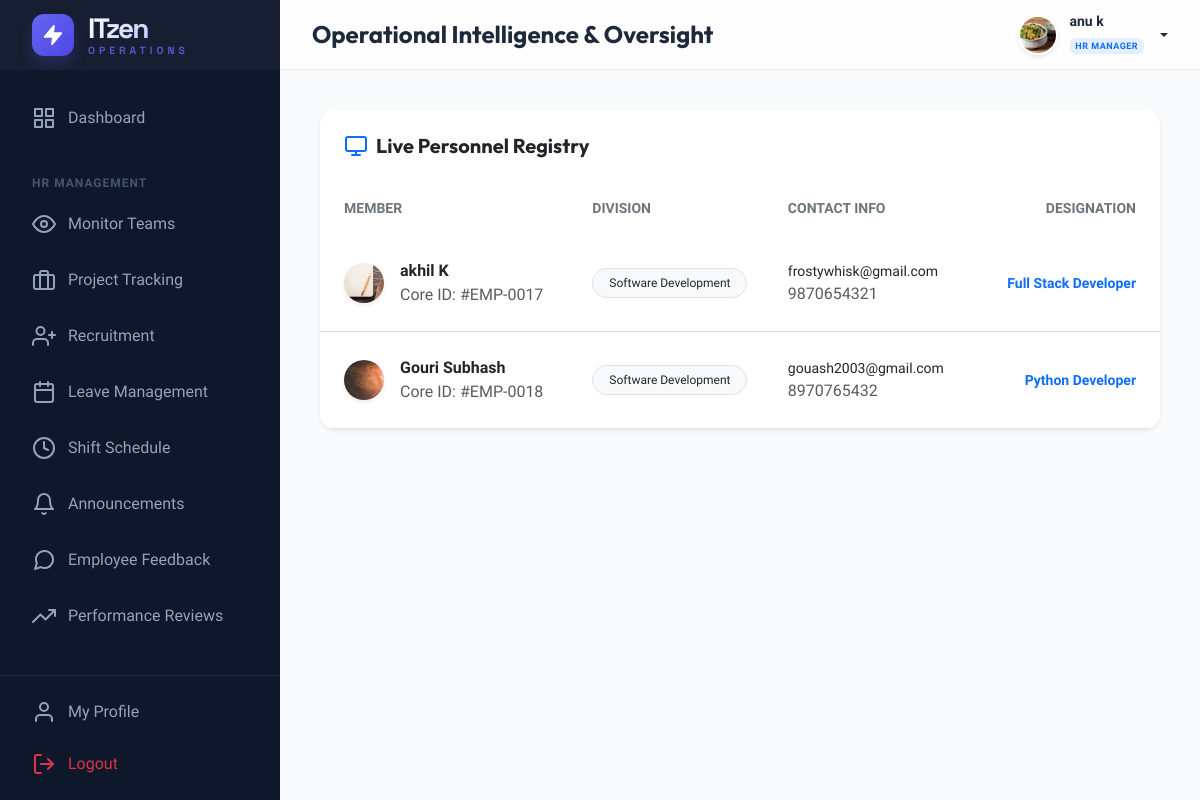
/hr/monitor/ (signed in), run on the app's committed database.
### management/models.py (models this page shows, shortened)
class CustomUser(AbstractUser):
    ROLE_CHOICES = (
        ('ADMIN', 'Admin'),
        ('HR', 'HR Manager'),
        ('EMPLOYEE', 'Employee'),
    )
    DEPT_CHOICES = (
        ('DEVELOPMENT', 'Software Development'),
        ('DESIGN', 'UI/UX Design'),
        ('QA', 'Quality Assurance'),
        ('HR', 'Human Resources'),
        ('MARKETING', 'Digital Marketing'),
        ('SALES', 'Sales & Business'),
        ('SUPPORT', 'IT Support & Security'),
    )
    LEVEL_CHOICES = (
        ('JUNIOR', 'Junior Level (Level 1)'),
        ('INTERMEDIATE', 'Intermediate (Level 2)'),
        ('SENIOR', 'Senior Level (Level 3)'),
        ('LEAD', 'Lead Level (Level 4)'),
        ('EXPERT', 'Expert Level (Level 5)'),
    )
    role = models.CharField(max_length=20, choices=ROLE_CHOICES, default='EMPLOYEE')
    phone = models.CharField(max_length=15, blank=True, null=True)
    profile_pic = models.ImageField(upload_to='profile_pics/', blank=True, null=True)
    department = models.CharField(max_length=50, choices=DEPT_CHOICES, blank=True, null=True)
    designation = models.CharField(max_length=100, blank=True, null=True)
    level = models.CharField(max_length=20, choices=LEVEL_CHOICES, default='JUNIOR')
    date_of_joining = models.DateField(blank=True, null=True)
    def is_admin(self):
        return self.role == 'ADMIN' or self.is_superuser
    def is_hr(self):
        return self.role == 'HR'
    def is_employee(self):
        return self.role == 'EMPLOYEE' and not self.is_superuser and not self.role == 'HR'

### management/views.py (the view)
# urls.py: path('hr/monitor/', views.hr_monitor, name='hr_monitor'),
@login_required
def hr_monitor(request):
    if not (request.user.is_hr() or request.user.is_admin()): return redirect('dashboard')
    from django.utils import timezone
    today = timezone.now().date()
    employees = CustomUser.objects.filter(role='EMPLOYEE')
    if not request.user.is_admin():
        employees = employees.filter(department=request.user.department)
    employees = employees.prefetch_related(
        Prefetch('attendance', queryset=Attendance.objects.filter(date=today), to_attr='today_attendance'),
        Prefetch('shifts', queryset=Shift.objects.filter(day_of_week=today.weekday()), to_attr='today_shift'),
        'projects',
        'assigned_tasks__project'
    )
    return render(request, 'hr/monitor.html', {'employees': employees})

### templates/hr/monitor.html (shortened to what this page needs)
{% extends 'base.html' %}
{% block page_title %}Operational Intelligence & Oversight{% endblock %}
{% block content %}
<div class="card border-0 shadow-sm overflow-hidden">
    <div class="card-header bg-white border-0 p-4">
        <h5 class="mb-0 fw-bold d-flex align-items-center gap-2">
            <i data-feather="monitor" class="text-primary"></i> Live Personnel Registry
        </h5>
    </div>
    <div class="table-responsive">
        <table class="table table-hover align-middle mb-0">
            <thead class="bg-light bg-opacity-50">
                <tr>
                    <th class="ps-4 py-3 border-0 text-secondary small text-uppercase">Member</th>
                    <th class="py-3 border-0 text-secondary small text-uppercase">Division</th>
                    <th class="py-3 border-0 text-secondary small text-uppercase">Contact Info</th>
                    <th class="pe-4 py-3 border-0 text-secondary small text-uppercase text-end">Designation</th>
                </tr>
            </thead>
            <tbody>
                {% for e in employees %}
                <tr data-bs-toggle="modal" data-bs-target="#empDetails{{ e.id }}" style="cursor: pointer;">
                    <td class="ps-4 py-4">
                        <div class="d-flex align-items-center gap-3">
                            <img src="{% if e.profile_pic %}{{ e.profile_pic.url }}{% else %}https://ui-avatars.com/api/?name={{ e.username }}&background=6366f1&color=fff{% endif %}"
                                class="rounded-circle shadow-sm" width="40" height="40" style="object-fit: cover;">
                            <div>
                                <div class="fw-bold text-dark">{{ e.get_full_name|default:e.username }}</div>
                                <div class="extra-small text-muted">Core ID: #EMP-{{ e.id|stringformat:"04d" }}</div>
                            </div>
                        </div>
                    </td>
                    <td class="py-4">
                        <span class="badge bg-light text-dark border px-3 py-2 fw-medium rounded-pill">
                            {{ e.get_department_display|default:"Unassigned" }}
                        </span>
                    </td>
                    <td class="py-4">
                        <div class="small fw-medium text-dark">{{ e.email }}</div>
                        <div class="extra-small text-muted">{{ e.phone|default:"No active contact" }}</div>
                    </td>
                    <td class="pe-4 py-4 text-end">
                        <span class="fw-bold text-primary small">
                            {{ e.designation|default:"Staff Member" }}
                        </span>
                    </td>
                </tr>
                {% endfor %}
            </tbody>
        </table>
    </div>
</div>
{% endblock %}

### templates/base.html (shortened to what this page needs)
{% load static %}
<!DOCTYPE html>
<html lang="en">
<head>
    <link href="https://cdn.jsdelivr.net/npm/bootstrap@5.3.2/dist/css/bootstrap.min.css" rel="stylesheet">
</head>
<body>
    <aside class="sidebar" id="sidebar">
        <div class="sidebar-header">
            <a href="{% url 'dashboard' %}" class="sidebar-logo">
                <div class="logo-circle">
                    <i data-feather="zap" style="width: 22px; height: 22px; fill: #fff;"></i>
                </div>
                <div class="logo-text">
                    <span class="logo-main">ITzen</span>
                    <span class="logo-sub">Operations</span>
                </div>
            </a>
        </div>
        <nav class="sidebar-nav">
            <ul class="nav-list">
                <li class="nav-item">
                    <a href="{% url 'dashboard' %}"
                        class="nav-link {% if request.resolver_match.url_name == 'dashboard' %}active{% endif %}">
                        <i data-feather="grid"></i> Dashboard
                    </a>
                </li>
                {% if user.is_hr %}
                <li class="nav-caption">HR Management</li>
                <li class="nav-item">
                    <a href="{% url 'hr_monitor' %}" class="nav-link">
                        <i data-feather="eye"></i> Monitor Teams
                    </a>
                </li>
                <li class="nav-item">
                    <a href="{% url 'hr_track_projects' %}" class="nav-link">
                        <i data-feather="briefcase"></i> Project Tracking
                    </a>
                </li>
                <li class="nav-item">
                    <a href="{% url 'hr_recruitment' %}" class="nav-link">
                        <i data-feather="user-plus"></i> Recruitment
                    </a>
                </li>
                <li class="nav-item">
                    <a href="{% url 'hr_leave_management' %}" class="nav-link">
                        <i data-feather="calendar"></i> Leave Management
                    </a>
                </li>
                <li class="nav-item">
                    <a href="{% url 'hr_shifts' %}" class="nav-link">
                        <i data-feather="clock"></i> Shift Schedule
                    </a>
                </li>
                <li class="nav-item">
                    <a href="{% url 'hr_announcements' %}" class="nav-link">
                        <i data-feather="bell"></i> Announcements
                    </a>
                </li>
                <li class="nav-item">
                    <a href="{% url 'hr_manage_feedback' %}" class="nav-link">
                        <i data-feather="message-circle"></i> Employee Feedback
                    </a>
                </li>
                <li class="nav-item">
                    <a href="{% url 'hr_performance_reviews' %}" class="nav-link">
                        <i data-feather="trending-up"></i> Performance Reviews
                    </a>
                </li>
                {% endif %}
            </ul>
        </nav>
        <div class="sidebar-footer">
            <a href="{% url 'employee_profile' %}" class="nav-link mb-1">
                <i data-feather="user"></i> My Profile
            </a>
            <a href="{% url 'logout' %}" class="nav-link text-danger">
                <i data-feather="log-out"></i> Logout
            </a>
        </div>
    </aside>
    <div class="main-wrapper">
        <header class="header">
            <div class="d-flex align-items-center">
                <h4 class="mb-0 fw-bold">{% block page_title %}Overview{% endblock %}</h4>
            </div>
            <div class="d-flex align-items-center gap-3">
                <div class="dropdown">
                    <a href="#" class="user-dropdown-toggle dropdown-toggle" data-bs-toggle="dropdown">
                        <img src="{% if user.profile_pic %}{{ user.profile_pic.url }}{% else %}https://ui-avatars.com/api/?name={{ user.username }}&background=6366f1&color=fff{% endif %}"
                            alt="user" class="avatar-img">
                        <div class="d-none d-md-block text-start">
                            <div class="small fw-bold lh-1 mb-1">{{ user.get_full_name|default:user.username }}</div>
                            <span class="badge bg-primary bg-opacity-10 text-primary border-0"
                                style="font-size: 9px; letter-spacing: 0.5px; text-transform: uppercase; font-weight: 800;">
                                {{ user.get_role_display|default:user.role }}
                            </span>
                        </div>
                    </a>
                </div>
            </div>
        </header>
        <main class="content-area">
            {% block content %}{% endblock %}
        </main>
    </div>
</body>
</html>

### templates/base.html (style rules this page uses)
:root { --primary: #6366f1; --primary-dark: #4f46e5; --secondary: #64748b; --accent: #f43f5e; --bg-body: #f8fafc; --bg-sidebar: #0f172a; --text-main: #1e293b; --glass-bg: rgba(255, 255, 255, 0.8); --sidebar-width: 280px; --header-height: 70px; --card-shadow: 0 10px 15px -3px rgba(0, 0, 0, 0.1), 0 4px 6px -2px rgba(0, 0, 0, 0.05); --transition: all 0.3s cubic-bezier(0.4, 0, 0.2, 1); }
body { font-family: 'Plus Jakarta Sans', sans-serif; background-color: var(--bg-body); color: var(--text-main); margin: 0; overflow-x: hidden; }
h1, h2, h3, h4, h5, h6 { font-family: 'Outfit', sans-serif; font-weight: 600; }
.sidebar { width: var(--sidebar-width); height: 100vh; background-color: var(--bg-sidebar); position: fixed; left: 0; top: 0; z-index: 1000; transition: var(--transition); color: #94a3b8; display: flex; flex-direction: column; }
.sidebar-nav { flex: 1; overflow-y: auto; overflow-x: hidden; scrollbar-width: thin; scrollbar-color: rgba(255, 255, 255, 0.08) transparent; }
.sidebar-footer { border-top: 1px solid rgba(255, 255, 255, 0.06); padding: 0.75rem 1rem; flex-shrink: 0; }
.sidebar-header { height: var(--header-height); display: flex; align-items: center; padding: 0 2rem; background: rgba(255, 255, 255, 0.03); }
.sidebar-logo { color: #fff; font-family: 'Space Grotesk', sans-serif; font-size: 1.75rem; font-weight: 800; text-decoration: none; display: flex; align-items: center; gap: 14px; transition: var(--transition); }
.logo-text { display: flex; flex-direction: column; line-height: 1; }
.logo-main { letter-spacing: -2px; background: linear-gradient(135deg, #fff 0%, #a5b4fc 100%); -webkit-background-clip: text; background-clip: text; -webkit-text-fill-color: transparent; }
.logo-sub { font-size: 0.65rem; text-transform: uppercase; letter-spacing: 4px; color: var(--primary); font-weight: 700; margin-top: 4px; opacity: 0.8; }
.logo-circle { width: 42px; height: 42px; background: linear-gradient(135deg, var(--primary) 0%, var(--primary-dark) 100%); border-radius: 12px; display: flex; align-items: center; justify-content: center; position: relative; box-shadow: 0 8px 16px rgba(99, 102, 241, 0.2); overflow: hidden; }
.logo-circle::after { content: ''; position: absolute; inset: 0; background: linear-gradient(45deg, transparent, rgba(255, 255, 255, 0.2), transparent); transform: translateX(-100%); transition: 0.5s; }
.nav-list { list-style: none; padding: 1.5rem 1rem; margin: 0; }
.nav-item { margin-bottom: 0.5rem; }
.nav-link { display: flex; align-items: center; padding: 0.75rem 1rem; color: #94a3b8; text-decoration: none; border-radius: 12px; transition: var(--transition); gap: 12px; font-weight: 500; }
.nav-caption { font-size: 0.75rem; text-transform: uppercase; letter-spacing: 1px; font-weight: 700; color: #475569; padding: 1.5rem 1rem 0.5rem; }
.main-wrapper { margin-left: var(--sidebar-width); min-height: 100vh; transition: var(--transition); }
.header { height: var(--header-height); background: var(--glass-bg); backdrop-filter: blur(10px); border-bottom: 1px solid rgba(226, 232, 240, 0.8); position: sticky; top: 0; z-index: 999; display: flex; align-items: center; justify-content: space-between; padding: 0 2rem; }
.content-area { padding: 2.5rem; }
.card { background: #fff; border: none; border-radius: 16px; box-shadow: var(--card-shadow); transition: var(--transition); }
.user-dropdown-toggle { display: flex; align-items: center; gap: 12px; text-decoration: none; color: var(--text-main); font-weight: 600; }
.avatar-img { width: 40px; height: 40px; border-radius: 50%; object-fit: cover; border: 2px solid #fff; box-shadow: 0 2px 4px rgba(0, 0, 0, 0.1); }

### data on the page
CustomUser: profile_pic (picture), get_full_name "anu k", role "HR MANAGER"
CustomUser: profile_pic (picture), get_full_name "akhil K", id "0017", department "Software Development", email "frostywhisk@gmail.com", phone "9870654321", designation "Full Stack Developer"
CustomUser: profile_pic (picture), get_full_name "Gouri Subhash", id "0018", department "Software Development", email "gouash2003@gmail.com", phone "8970765432", designation "Python Developer"
